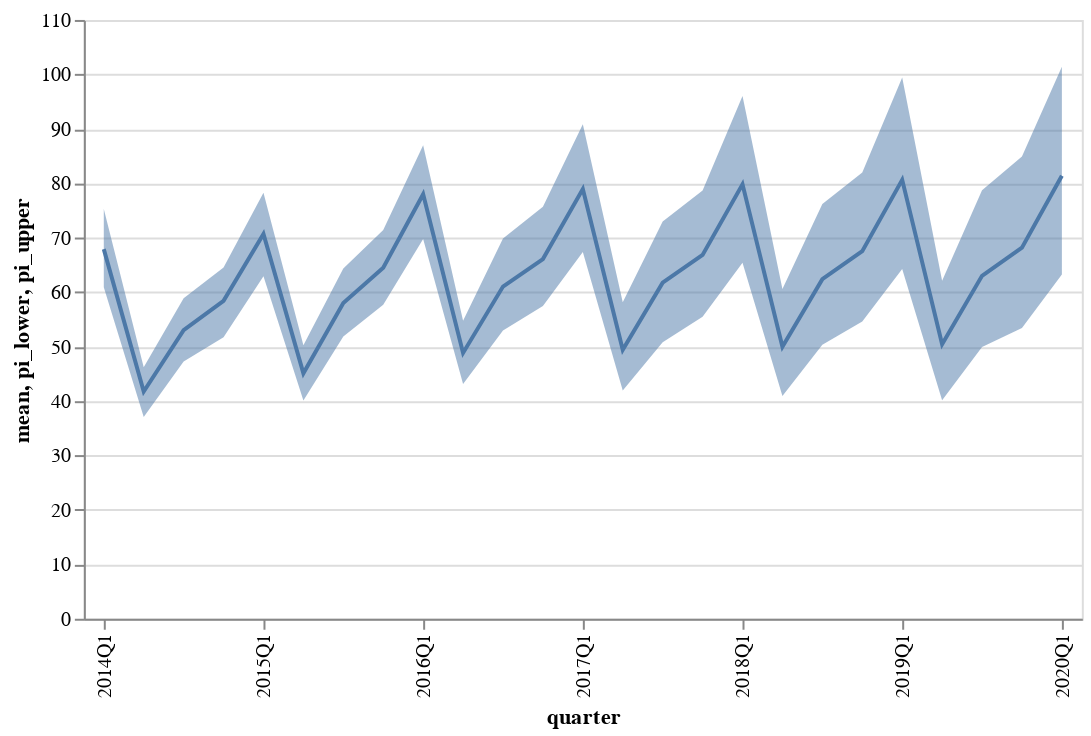

Source (notebook cell):
### Code cell
line + band

### Figure 1 — Vega-Lite specification as saved in the notebook (floating-point values rounded to 4 significant figures)
{"config": {"view": {"continuousWidth": 400, "continuousHeight": 300}}, "layer": [{"mark": "line", "encoding": {"x": {"type": "ordinal", "axis": {"values": ["2014Q1", "2015Q1", "2016Q1", "2017Q1", "2018Q1", "2019Q1", "2020Q1"]}, "field": "quarter"}, "y": {"type": "quantitative", "field": "mean"}}}, {"mark": {"type": "area", "opacity": 0.5}, "encoding": {"x": {"type": "nominal", "field": "quarter"}, "y": {"type": "quantitative", "field": "pi_lower"}, "y2": {"field": "pi_upper"}}}], "data": {"name": "data-5b3affa3965e0b602e5298e109308324"}, "$schema": "https://vega.github.io/schema/vega-lite/v4.8.1.json", "datasets": {"data-5b3affa3965e0b602e5298e109308324": [{"quarter": "2014Q1", "mean": 67.9, "mean_numerical": 68.1, "pi_lower": 60.9, "pi_upper": 75.28}, {"quarter": "2014Q2", "mean": 41.74, "mean_numerical": 41.78, "pi_lower": 37.05, "pi_upper": 46.19}, {"quarter": "2014Q3", "mean": 53.04, "mean_numerical": 53.01, "pi_lower": 47.27, "pi_upper": 58.89}, {"quarter": "2014Q4", "mean": 58.41, "mean_numerical": 58.42, "pi_lower": 51.74, "pi_upper": 64.51}, {"quarter": "2015Q1", "mean": 70.69, "mean_numerical": 70.66, "pi_lower": 62.9, "pi_upper": 78.28}, {"quarter": "2015Q2", "mean": 45.09, "mean_numerical": 45.1, "pi_lower": 40.11, "pi_upper": 50.24}, {"quarter": "2015Q3", "mean": 57.99, "mean_numerical": 57.89, "pi_lower": 51.84, "pi_upper": 64.35}, {"quarter": "2015Q4", "mean": 64.48, "mean_numerical": 64.61, "pi_lower": 57.69, "pi_upper": 71.39}, {"quarter": "2016Q1", "mean": 77.99, "mean_numerical": 78.15, "pi_lower": 69.76, "pi_upper": 87.0}, {"quarter": "2016Q2", "mean": 48.84, "mean_numerical": 48.77, "pi_lower": 43.11, "pi_upper": 54.76}, {"quarter": "2016Q3", "mean": 61.03, "mean_numerical": 61.02, "pi_lower": 52.94, "pi_upper": 69.85}, {"quarter": "2016Q4", "mean": 66.08, "mean_numerical": 66.09, "pi_lower": 57.48, "pi_upper": 75.68}, {"quarter": "2017Q1", "mean": 78.94, "mean_numerical": 78.84, "pi_lower": 67.39, "pi_upper": 90.82}, {"quarter": "2017Q2", "mean": 49.42, "mean_numerical": 49.39, "pi_lower": 41.91, "pi_upper": 58.14}, {"quarter": "2017Q3", "mean": 61.74, "mean_numerical": 61.68, "pi_lower": 50.8, "pi_upper": 72.99}, {"quarter": "2017Q4", "mean": 66.83, "mean_numerical": 66.82, "pi_lower": 55.5, "pi_upper": 78.65}, {"quarter": "2018Q1", "mean": 79.81, "mean_numerical": 79.84, "pi_lower": 65.39, "pi_upper": 96.02}, {"quarter": "2018Q2", "mean": 49.95, "mean_numerical": 49.99, "pi_lower": 40.9, "pi_upper": 60.59}, {"quarter": "2018Q3", "mean": 62.39, "mean_numerical": 62.15, "pi_lower": 50.33, "pi_upper": 76.2}, {"quarter": "2018Q4", "mean": 67.52, "mean_numerical": 67.33, "pi_lower": 54.61, "pi_upper": 81.97}, {"quarter": "2019Q1", "mean": 80.62, "mean_numerical": 80.65, "pi_lower": 64.23, "pi_upper": 99.41}, {"quarter": "2019Q2", "mean": 50.45, "mean_numerical": 50.34, "pi_lower": 40.15, "pi_upper": 62.08}, {"quarter": "2019Q3", "mean": 62.99, "mean_numerical": 62.94, "pi_lower": 49.94, "pi_upper": 78.72}, {"quarter": "2019Q4", "mean": 68.16, "mean_numerical": 67.98, "pi_lower": 53.41, "pi_upper": 84.93}, {"quarter": "2020Q1", "mean": 81.37, "mean_numerical": 81.19, "pi_lower": 63.25, "pi_upper": 101.4}]}}
